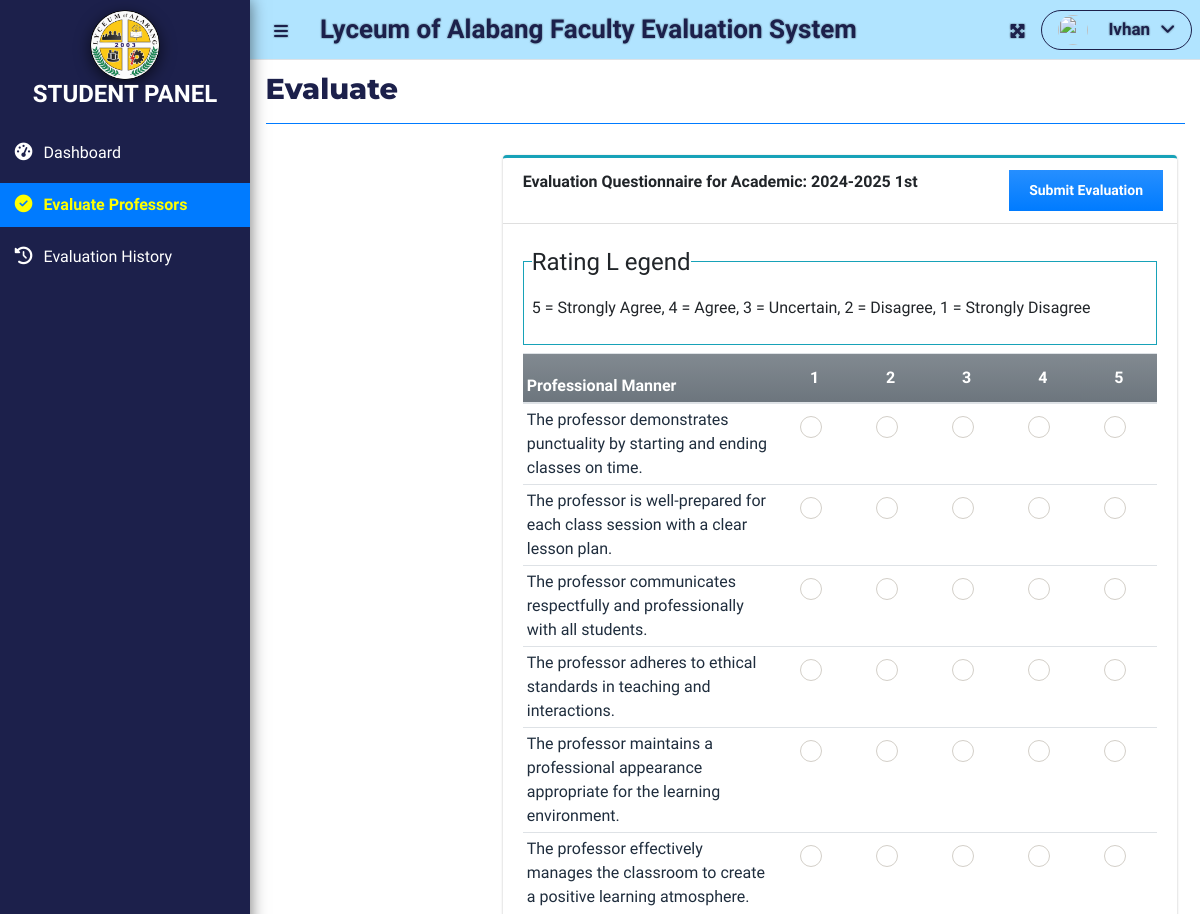
/index.php?page=evaluate (signed in, upper part), run on an earlier commit of the app's database.
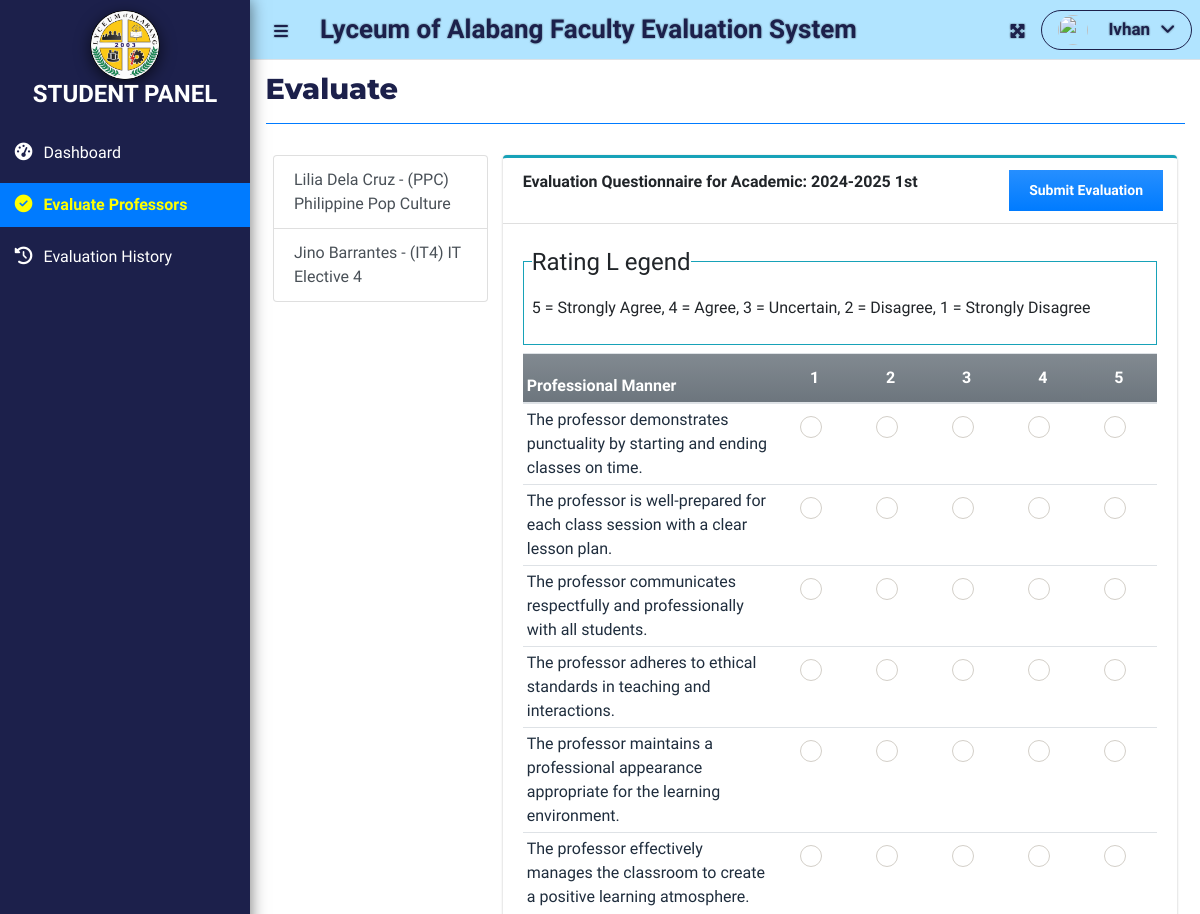
And on a later commit of the database.
### tables this page shows
CREATE TABLE `criteria_list` (
  `id` int(30) NOT NULL,
  `criteria` text NOT NULL,
  `order_by` int(30) NOT NULL
);

CREATE TABLE `question_list` (
  `id` int(30) NOT NULL,
  `academic_id` int(30) NOT NULL,
  `question` text NOT NULL,
  `order_by` int(30) NOT NULL,
  `criteria_id` int(30) NOT NULL
);

CREATE TABLE `restriction_list` (
  `id` int(30) NOT NULL,
  `academic_id` int(30) NOT NULL,
  `faculty_id` int(30) NOT NULL,
  `class_id` int(30) NOT NULL,
  `subject_id` int(30) NOT NULL
);

CREATE TABLE `subject_list` (
  `id` int(30) NOT NULL,
  `code` varchar(50) NOT NULL,
  `subject` text NOT NULL,
  `description` text NOT NULL
);

### student/evaluate.php (the view, shortened to what this page needs)
<?php
function ordinal_suffix($num){
    $num = $num % 100;
    if($num < 11 || $num > 13){
         switch($num % 10){
            case 1: return $num.'st';
        }
    }
    return $num.'th';
}
$restriction = $conn->query("SELECT r.id,s.id as sid,f.id as fid,concat(f.firstname,' ',f.lastname) as faculty,s.code,s.subject FROM restriction_list r inner join faculty_list f on f.id = r.faculty_id inner join subject_list s on s.id = r.subject_id where academic_id ={$_SESSION['academic']['id']} and class_id = {$_SESSION['login_class_id']} and r.id not in (SELECT restriction_id from evaluation_list where academic_id ={$_SESSION['academic']['id']} and student_id = {$_SESSION['login_id']} ) ");
?>
<?php
$teacherName = isset($_GET['teacher_name']) ? $_GET['teacher_name'] : '';
$subjectName = isset($_GET['subject']) ? $_GET['subject'] : '';
?>
<div class="col-lg-12">
	<div class="row">
		<div class="col-md-3">
        <div class="list-group">
	<?php
	while($row=$restriction->fetch_array()):
		$isActive = (ucwords($row['faculty']) == $teacherName && $row['subject'] == $subjectName) ? 'active' : '';
	?>
	<a class="list-group-item list-group-item-action <?php echo $isActive; ?>" href="index.php?page=evaluate&rid=<?php echo $row['id']; ?>&sid=<?php echo $row['sid']; ?>&fid=<?php echo $row['fid']; ?>&teacher_name=<?php echo urlencode(ucwords($row['faculty'])); ?>&subject=<?php echo urlencode($row['subject']); ?>">
		<?php echo ucwords($row['faculty']) . ' - (' . $row["code"] . ') ' . $row['subject']; ?>
	</a>
	<?php endwhile; ?>
</div>
		</div>
		<div class="col-md-9">
			<div class="card card-outline card-info">
				<div class="card-header">
					<b>Evaluation Questionnaire for Academic: <?php echo $_SESSION['academic']['year'].' '.(ordinal_suffix($_SESSION['academic']['semester'])) ?> </b>
					<div class="card-tools">
						<button class="btn btn-sm btn-flat btn-primary bg-gradient-primary mx-1" form="manage-evaluation">Submit Evaluation</button>
					</div>
				</div>
				<div class="card-body">
					<fieldset class="border border-info p-2 w-100">
					   <legend  class="w-auto">Rating L	egend</legend>
					   <p>5 = Strongly Agree, 4 = Agree, 3 = Uncertain, 2 = Disagree, 1 = Strongly Disagree</p>
					</fieldset>
					<form id="manage-evaluation"  method="POST" action="">
					<?php
						$criteria = $conn->query("SELECT * FROM criteria_list where id in (SELECT criteria_id FROM question_list where academic_id = {$_SESSION['academic']['id']} ) order by abs(order_by) asc ");
						while($crow = $criteria->fetch_assoc()):
					?>
					<table class="table table-condensed">
						<thead>
							<tr class="bg-gradient-secondary">
								<th class=" p-1"><b><?php echo $crow['criteria'] ?></b></th>
								<th class="text-center">1</th>
								<th class="text-center">2</th>
								<th class="text-center">3</th>
								<th class="text-center">4</th>
								<th class="text-center">5</th>
							</tr>
						</thead>
						<tbody class="tr-sortable">
							<?php
							$questions = $conn->query("SELECT * FROM question_list where criteria_id = {$crow['id']} and academic_id = {$_SESSION['academic']['id']} order by abs(order_by) asc ");
							while($row=$questions->fetch_assoc()):
							?>
							<tr class="bg-white">
								<td class="p-1" width="40%">
									<?php echo $row['question'] ?>
								</td>
                                <?php for($c=1;$c<=5;$c++): ?>
    <td class="text-center">
        <div class="icheck-success d-inline">
            <label for="qradio<?php echo $row['id'].'_'.$c ?>"></label>
        </div>
    </td>
<?php endfor; ?>
							</tr>
							<?php endwhile; ?>
						</tbody>
					</table>
					<?php endwhile; ?>
					</form>
			</div>
		</div>
	</div>
</div>

What changed in the data, as far as the page shows it:
added restriction_list: faculty "Lilia Dela Cruz", subject_list.code "PPC", subject_list.subject "Philippine Pop Culture"
added restriction_list: faculty "Jino Barrantes", subject_list.code "IT4", subject_list.subject "IT Elective 4"
